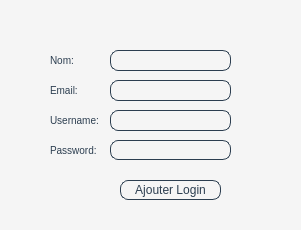
<?xml version="1.0" encoding="UTF-8"?>
<ui version="4.0">
 <class>addlogin</class>
 <widget class="QWidget" name="addlogin">
  <property name="geometry">
   <rect>
    <x>0</x>
    <y>0</y>
    <width>301</width>
    <height>230</height>
   </rect>
  </property>
  <property name="windowTitle">
   <string>Express Delivery</string>
  </property>
  <property name="styleSheet">
   <string notr="true">QWidget#addlogin {
    background-color: #f5f5f5;
}

QPushButton#AddLoginButton{
    font-size: 12px;
    background-color: transparent;
    color: #2c3e50;
    border: 1px solid #2c3e50; 
    border-radius: 8px;
    cursor: pointer;
    transition: background-color 0.3s;
}

QPushButton#AddLoginButton:hover, {
    background-color: #2980b9;
}

QLabel {
    font-size: 10px;
    color: #2c3e50;
}

QLineEdit {
    background-color: transparent;
    color: #2c3e50;
    border: 1px solid #2c3e50; 
    border-radius: 8px;
}
</string>
  </property>
  <widget class="QPushButton" name="AddLoginButton">
   <property name="geometry">
    <rect>
     <x>120</x>
     <y>180</y>
     <width>101</width>
     <height>20</height>
    </rect>
   </property>
   <property name="styleSheet">
    <string notr="true">QPushButton{
    font-size: 12px;
    background-color: transparent;
    color: #2c3e50;
    border: 1px solid #2c3e50; 
    border-radius: 8px;
    cursor: pointer;
    transition: background-color 0.3s;
}

QPushButton:hover {
    background-color: #2980b9;
}</string>
   </property>
   <property name="text">
    <string>Ajouter Login</string>
   </property>
  </widget>
  <widget class="QLabel" name="NameLabel">
   <property name="geometry">
    <rect>
     <x>50</x>
     <y>50</y>
     <width>51</width>
     <height>21</height>
    </rect>
   </property>
   <property name="styleSheet">
    <string notr="true">QLabel {
    font-size: 10px;
    color: #2c3e50;
}
</string>
   </property>
   <property name="text">
    <string>Nom:</string>
   </property>
  </widget>
  <widget class="QLabel" name="EmailLabel">
   <property name="geometry">
    <rect>
     <x>50</x>
     <y>80</y>
     <width>51</width>
     <height>21</height>
    </rect>
   </property>
   <property name="styleSheet">
    <string notr="true">QLabel {
    font-size: 10px;
    color: #2c3e50;
}
</string>
   </property>
   <property name="text">
    <string>Email:</string>
   </property>
  </widget>
  <widget class="QLabel" name="UserLabel">
   <property name="geometry">
    <rect>
     <x>50</x>
     <y>110</y>
     <width>51</width>
     <height>21</height>
    </rect>
   </property>
   <property name="styleSheet">
    <string notr="true">QLabel {
    font-size: 10px;
    color: #2c3e50;
}
</string>
   </property>
   <property name="text">
    <string>Username:</string>
   </property>
  </widget>
  <widget class="QLabel" name="PasswordLabel">
   <property name="geometry">
    <rect>
     <x>50</x>
     <y>140</y>
     <width>51</width>
     <height>21</height>
    </rect>
   </property>
   <property name="styleSheet">
    <string notr="true">QLabel {
    font-size: 10px;
    color: #2c3e50;
}
</string>
   </property>
   <property name="text">
    <string>Password:</string>
   </property>
  </widget>
  <widget class="QLineEdit" name="NameLineEdit">
   <property name="geometry">
    <rect>
     <x>110</x>
     <y>50</y>
     <width>121</width>
     <height>21</height>
    </rect>
   </property>
   <property name="styleSheet">
    <string notr="true">QLineEdit {
    background-color: transparent;
    color: #2c3e50;
    border: 1px solid #2c3e50; 
    border-radius: 8px;
}
</string>
   </property>
  </widget>
  <widget class="QLineEdit" name="EmailLineEdit">
   <property name="geometry">
    <rect>
     <x>110</x>
     <y>80</y>
     <width>121</width>
     <height>21</height>
    </rect>
   </property>
   <property name="styleSheet">
    <string notr="true">QLineEdit {
    background-color: transparent;
    color: #2c3e50;
    border: 1px solid #2c3e50; 
    border-radius: 8px;
}
</string>
   </property>
  </widget>
  <widget class="QLineEdit" name="UserLineEdit">
   <property name="geometry">
    <rect>
     <x>110</x>
     <y>110</y>
     <width>121</width>
     <height>21</height>
    </rect>
   </property>
   <property name="styleSheet">
    <string notr="true">QLineEdit {
    background-color: transparent;
    color: #2c3e50;
    border: 1px solid #2c3e50; 
    border-radius: 8px;
}
</string>
   </property>
  </widget>
  <widget class="QLineEdit" name="PasswordLineEdit">
   <property name="geometry">
    <rect>
     <x>110</x>
     <y>140</y>
     <width>121</width>
     <height>20</height>
    </rect>
   </property>
   <property name="styleSheet">
    <string notr="true">QLineEdit {
    background-color: transparent;
    color: #2c3e50;
    border: 1px solid #2c3e50; 
    border-radius: 8px;
}
</string>
   </property>
   <property name="echoMode">
    <enum>QLineEdit::Password</enum>
   </property>
  </widget>
 </widget>
 <resources/>
 <connections/>
</ui>
